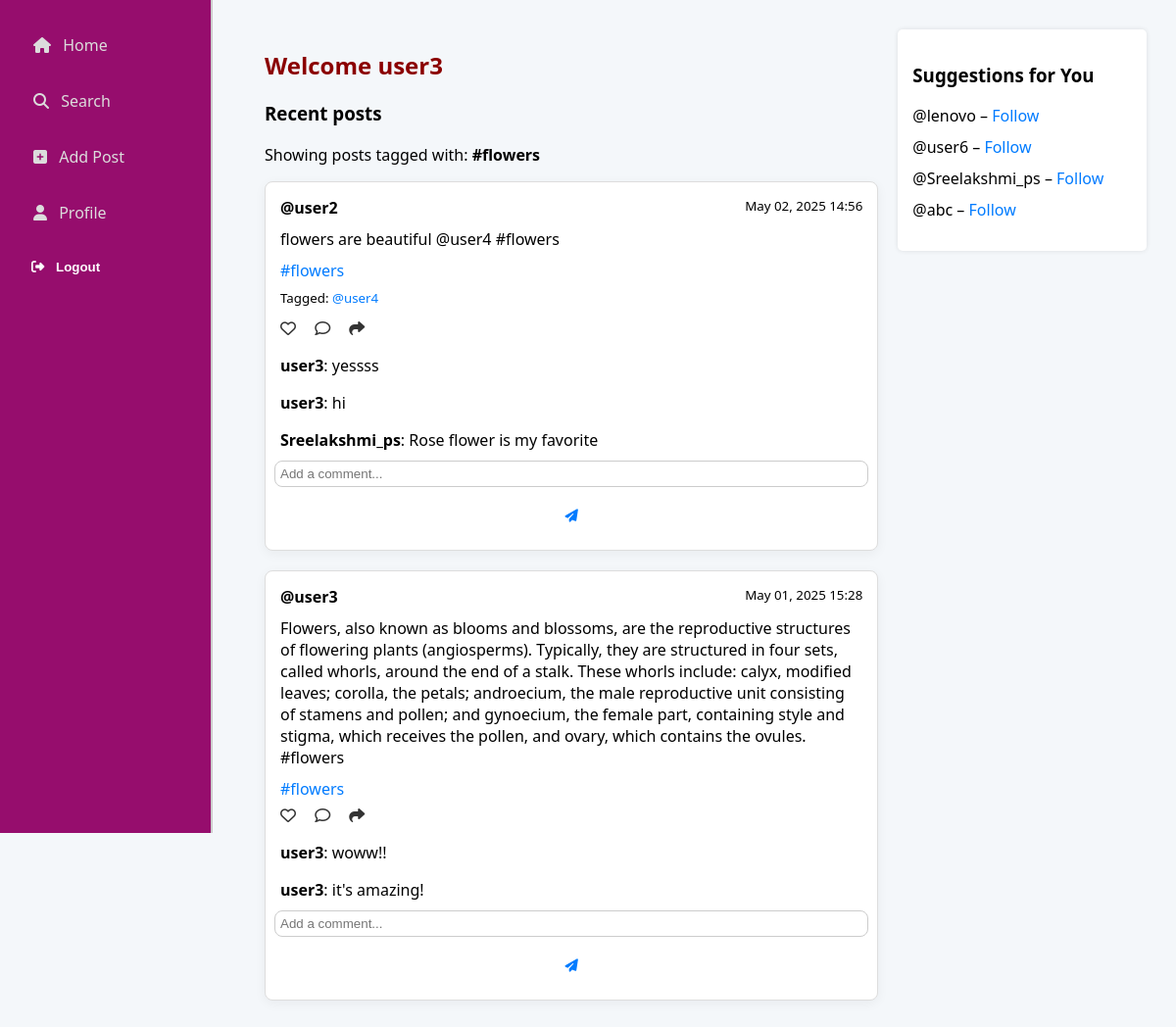
/home/?tag=flowers (signed in), run on the app's committed database.
### BlogApp/models.py (models this page shows, shortened)
class Tag(models.Model):
    name = models.CharField(max_length=30, unique=True)

class Post(models.Model):
    author = models.ForeignKey(User, on_delete=models.CASCADE)
    content = models.TextField()
    tags = models.ManyToManyField(Tag, blank=True)
    tagged_users = models.ManyToManyField(User, related_name='tagged_in_posts', blank=True)
    created_at = models.DateTimeField(auto_now_add=True)

class Comment(models.Model):
    post = models.ForeignKey(Post, on_delete=models.CASCADE, related_name='comments')
    author = models.ForeignKey(User, on_delete=models.CASCADE)
    text = models.TextField()
    created_at = models.DateTimeField(auto_now_add=True)

### BlogApp/views.py (the view)
# urls.py: path('home/', home_view, name='home'),
@login_required
def home_view(request):
    tag_name = request.GET.get('tag')
    posts = Post.objects.all().order_by('-created_at')
    if tag_name:
        posts = posts.filter(tags__name__iexact=tag_name)
    comment_form = CommentForm()
    following_ids = Follow.objects.filter(follower=request.user).values_list('following__id', flat=True)
    suggestions = User.objects.exclude(id__in=following_ids).exclude(id=request.user.id)[:5]
    return render(request, 'BlogApp/home.html', {
        'posts': posts,
        'comment_form': comment_form,
        'tag_name': tag_name,
        'suggestions': suggestions
    })

### BlogApp/forms.py
class CommentForm(forms.ModelForm):
    class Meta:
        model = Comment
        fields = ['text']
        widgets = {
            'text': forms.TextInput(attrs={
                'placeholder': 'Add a comment...',
                'class': 'form-control',
                'style': 'width: 100%; padding: 5px;',
            }),
        }

### BlogApp/templates/BlogApp/home.html (shortened to what this page needs)
{% extends 'BlogApp/base.html' %}
{% load static %}
{% block content %}
<link rel="stylesheet" href="https://cdnjs.cloudflare.com/ajax/libs/font-awesome/6.4.0/css/all.min.css">
<div style="display: flex; justify-content: space-between; gap: 20px;">
    <div style="width: 70%;">
        <h2 style="text-align: left;color: darkred;">Welcome {{ user.username }}</h2>
        <h3 style="text-align: left;color: black;">Recent posts</h3>
        {% if tag_name %}
            <p>Showing posts tagged with: <strong>#{{ tag_name }}</strong></p>
        {% endif %}
        {% for post in posts %}
        <div class="post" style="border: 1px solid #ddd; padding: 15px; margin-bottom: 20px; border-radius: 8px;">
            <div class="post-header" style="margin-bottom: 10px;">
                <strong>@{{ post.author.username }}</strong>
                <small style="float: right;">{{ post.created_at|date:"M d, Y H:i" }}</small>
            </div>
            <div class="post-content" style="margin-bottom: 10px;">{{ post.content }}</div>
            {% if post.tags.all %}
                <div class="post-tags" style="margin-bottom: 5px;">
                    {% for tag in post.tags.all %}
                        <a href="?tag={{ tag.name }}" style="text-decoration: none; color: #007bff;">#{{ tag.name }}</a>
                    {% endfor %}
                </div>
            {% endif %}
            {% if post.tagged_users.all %}
                <div class="tagged-users" style="margin-bottom: 10px;">
                    <small>Tagged:
                        {% for user in post.tagged_users.all %}
                            <a href="{% url 'profile' user.username %}" style="text-decoration: none; color: #007bff;">@{{ user.username }}</a>{% if not forloop.last %}, {% endif %}
                        {% endfor %}
                    </small>
                </div>
            {% endif %}
            <div class="post-actions" style="margin-bottom: 10px;">
                <a href="#" style="margin-right: 15px; color: #333;"><i class="far fa-heart"></i></a>
                <a href="#" style="margin-right: 15px; color: #333;"><i class="far fa-comment"></i></a>
                <a href="#" style="color: #333;"><i class="fas fa-share"></i></a>
            </div>
            <div class="comments" style="margin-top: 10px;">
                {% for comment in post.comments.all %}
                    <p style="margin-bottom: 5px;"><strong>{{ comment.author.username }}</strong>: {{ comment.text }}</p>
                {% empty %}
                    <p style="color: #888;">No comments yet.</p>
                {% endfor %}
                <form method="post" action="{% url 'comment' post.id %}" style="margin-top: 10px; display: flex; align-items: center; gap: 10px;">
                    {{ comment_form.text }}
                    <button type="submit" title="Add Comment" style="background: none; border: none; cursor: pointer; color: #007bff;">
                        <i class="fas fa-paper-plane"></i>
                    </button>
                </form>
            </div>
        </div>
        {% empty %}
            <p>No posts available.</p>
        {% endfor %}
    </div>
    <div style="width: 25%; background-color: #fff; padding: 15px; border-radius: 5px; box-shadow: 0 0 5px rgba(0,0,0,0.1); height: fit-content;">
        <h3>Suggestions for You</h3>
        <ul style="list-style: none; padding: 0;">
            {% for user in suggestions %}
                <li style="margin-bottom: 10px;">
                    @{{ user.username }} –
                    <a href="{% url 'follow_from_home' user.username %}" style="color: #007bff;">Follow</a>
                </li>
            {% empty %}
                <li>No suggestions available</li>
            {% endfor %}
        </ul>
    </div>
</div>
{% endblock %}

### BlogApp/static/BlogApp/style.css (style rules this page uses)
body { font-family: 'Segoe UI', Tahoma, Geneva, Verdana, sans-serif; background-color: #f4f7fa; margin: 0; padding: 0; display: flex; min-height: 100vh; }
h2 { text-align: center; color: #333; }
a { color: #1a73e8; text-decoration: none; transition: 0.3s; }
form { display: flex; flex-direction: column; gap: 12px; }
input { padding: 10px; border: 1px solid #ccc; border-radius: 8px; transition: 0.2s; }
button, .button { padding: 12px; background-color: #f00975; color: white; border: none; border-radius: 10px; cursor: pointer; font-weight: bold; transition: background-color 0.3s; }
.post { background: #fff; padding: 20px; margin-bottom: 25px; border-left: 6px solid #ff4c60; border-radius: 12px; box-shadow: 0 3px 12px rgba(0, 0, 0, 0.05); border: 1px solid #e0e0e0; }

### data on the page
Tag: name "flowers"
Post: author.username "user2", created_at "May 02, 2025 14:56", content "flowers are beautiful @user4 #flowers"
Comment: author.username "user3", text "yessss"
Comment: author.username "user3", text "hi"
Comment: author.username "Sreelakshmi_ps", text "Rose flower is my favorite"
Post: author.username "user3", created_at "May 01, 2025 15:28", content "Flowers, also known as blooms and blossoms, are the reproductive structures of flowering plants (angiosperms). Typically, they are structured in four sets, called whorls, around the end of a stalk. These whorls include: calyx, modified leaves; corolla, the petals; androecium, the male reproductive unit consisting of stamens and pollen; and gynoecium, the female part, containing style and stigma, which receives the pollen, and ovary, which contains the ovules. #flowers"
Comment: author.username "user3", text "woww!!"
Comment: author.username "user3", text "it's amazing!"

### other printed values
{{ user.username }} "user3"
{{ user.username }} "user4"
{{ user.username }} "lenovo"
{{ user.username }} "user6"
{{ user.username }} "Sreelakshmi_ps"
{{ user.username }} "abc"
